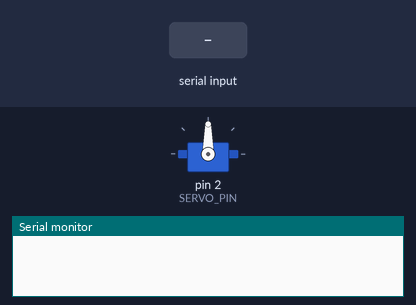
A sketch run on a simulated Arduino Uno, built with avr-gcc and run on an emulated ATmega328P. Shown: servo, the last lines printed to the serial monitor. The test bench sets the inputs (shaded band).

Above: at 1.2 s.
1.3 s: "30,150\n" received over Serial
At 2.6 s:
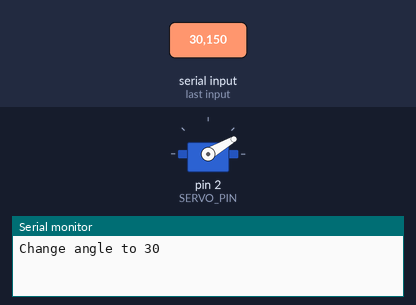
3.8 s: "5\n" received over Serial
At 5.6 s:
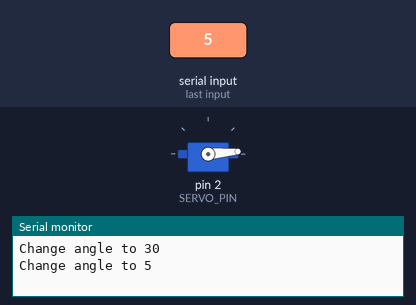
6.3 s: "200\n" received over Serial
At 8.5 s:
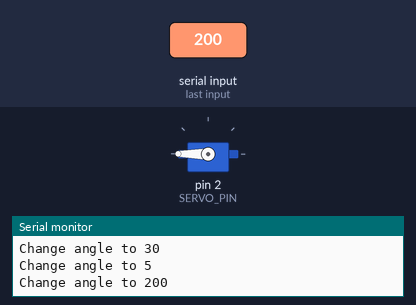
8.8 s: "90,45\n" received over Serial
At 10.7 s:
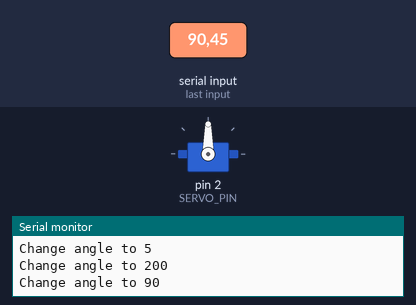
Timing chart, 0 to 12.2 s (numbered marks = the images above; inputs shaded):
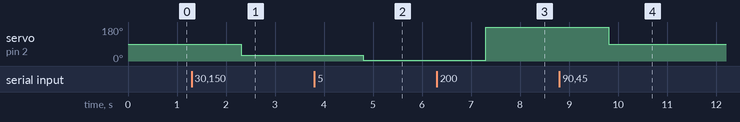

The sketch:

sketch_jun10b.ino
```cpp
#define SERVO_PIN 2 // set digital pin ID
#include <Servo.h>

Servo servo;

void setup()
{
  servo.attach(SERVO_PIN); // サーボモーターのピンの設定
  Serial.begin(9600); // シリアルポートを開き,データレートを9600 bpsにセットする
  while (!Serial) {
    ; // シリアルポートが接続されるのを待つ
  }
}

int angle = 0;
void loop() {
  if (Serial.available() > 0) {
    angle = Serial.readStringUntil('\0').toInt(); // 受信した角度データを整数値として保持
    servo.write(angle); // angle 度にサーボモータを動かす

    // デバッグ用の出力
    Serial.print("Change angle to ");
    Serial.println(angle, DEC);
  }
}
```

Measured:
- after the input at 1.3 s, servo on pin 2 (SERVO_PIN): 90° → 30° after 1.0 s
- after the input at 3.8 s, servo on pin 2 (SERVO_PIN): 30° → 5° after 1.0 s
- after the input at 6.3 s, servo on pin 2 (SERVO_PIN): 5° → 180° after 1.0 s
- after the input at 8.8 s, servo on pin 2 (SERVO_PIN): 180° → 90° after 1.0 s
